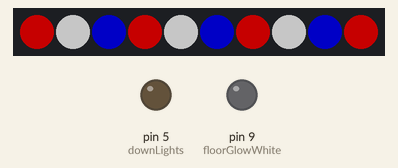
Recording of a sketch running on a simulated Arduino Uno, built with avr-gcc and run on an emulated ATmega328P. Shown: 10 RGB LEDs in strip order, left to right, output pins drawn as LEDs (lit = HIGH). Dim RGB values are drawn brighter than linear.

Above: at 0.1 s.
At 6.97 s:
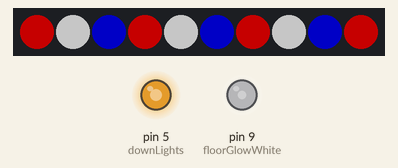
At 20.32 s:
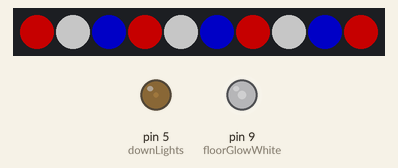
At 38.0 s:
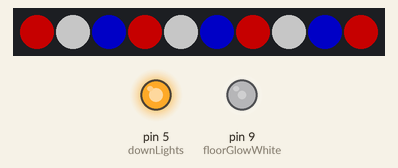
Timing chart, 0 to 39.5 s (numbered marks = the images above):
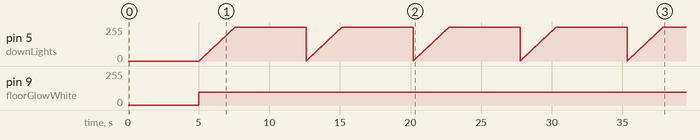

Measured:
- by itself, pin 5 (downLights): ramps from 0/255 to 254/255 and jumps back, once every 7.6 s
- by itself, pin 9 (floorGlowWhite): 0/255 → 96/255 at 5.0 s

The sketch:

Hockey_test_sketch.ino
```cpp
#include <FastLED.h>

const int floorGlowRed = 3;   //These 3 are an RGB strip mounted under the table
const int floorGlowGreen = 5; //Use PWM pins, or add softPWM and use whatever pins I want.
const int floorGlowBlue = 6;
const int floorGlowWhite = 9; //And a white strip, so I don't have to RGB white.

const int downLights = 5;  //White & UV LED strips adhered to underside of the scoreboard.
//Let's make this a physical switch selection for now.
//Ground from both color downlights should feed through a
//slider switch to select. Switch to UV for "Cosmic" mode,
//with a 3D printed flourescent puck

#define DATA_PIN    2
//#define CLK_PIN   4
#define LED_TYPE    WS2812
#define COLOR_ORDER GRB
#define NUM_LEDS    10
CRGB neoLoop[NUM_LEDS];
#define BRIGHTNESS  96
#define FRAMES_PER_SECOND  120

const int button = 4;         //game start/reset button
const int redScoreSwitch = 7; //switch inside the blue goalie's goal
const int blueScoreSwitch = 8;//switch inside the red goalie's goal

unsigned long gameTimer = 0;  //keep track of the game time, so I can add an attract mode later.
int blueScore = 0;  //Keeping score, because I can.
int redScore = 0;

void setup() {
  pinMode(button, INPUT_PULLUP);
  pinMode(redScoreSwitch, INPUT_PULLUP);
  pinMode(blueScoreSwitch, INPUT_PULLUP);
  Serial.begin(9600);

  // tell FastLED about the LED strip configuration
  FastLED.addLeds<LED_TYPE, DATA_PIN, COLOR_ORDER>(neoLoop, NUM_LEDS).setCorrection(TypicalLEDStrip);
  //FastLED.addLeds<LED_TYPE,DATA_PIN,CLK_PIN,COLOR_ORDER>(neoLoop, NUM_LEDS).setCorrection(TypicalLEDStrip);

  // set master brightness control
  FastLED.setBrightness(BRIGHTNESS);
}

void loop() {
for (int t = 0; t < NUM_LEDS; t += 3) { //I want the neopixels ring to show red, white and blue,.
    neoLoop[t] = CRGB::Red;               //static around the strip. It might be fun to make this pattern chase later.
    FastLED.show();
  }
  for (int t = 1; t < NUM_LEDS; t += 3) {
    neoLoop[t] = CRGB::White;
    FastLED.show();
  }
  for (int t = 2; t < NUM_LEDS; t += 3) {
    neoLoop[t] = CRGB::Blue;
    FastLED.show();
  }
  delay(5000);                            //wait for the anthem snippet, then go into "game mode"
  fadeToBlackBy(neoLoop, NUM_LEDS, 40);
  analogWrite(floorGlowWhite, BRIGHTNESS);
  // digitalWrite(downLights, HIGH);
  for (int b = 0; b < 255; b++) { //fade up the downlights, because it looks cooler
    analogWrite(downLights, b);
    delay(10);
  }
}
```
